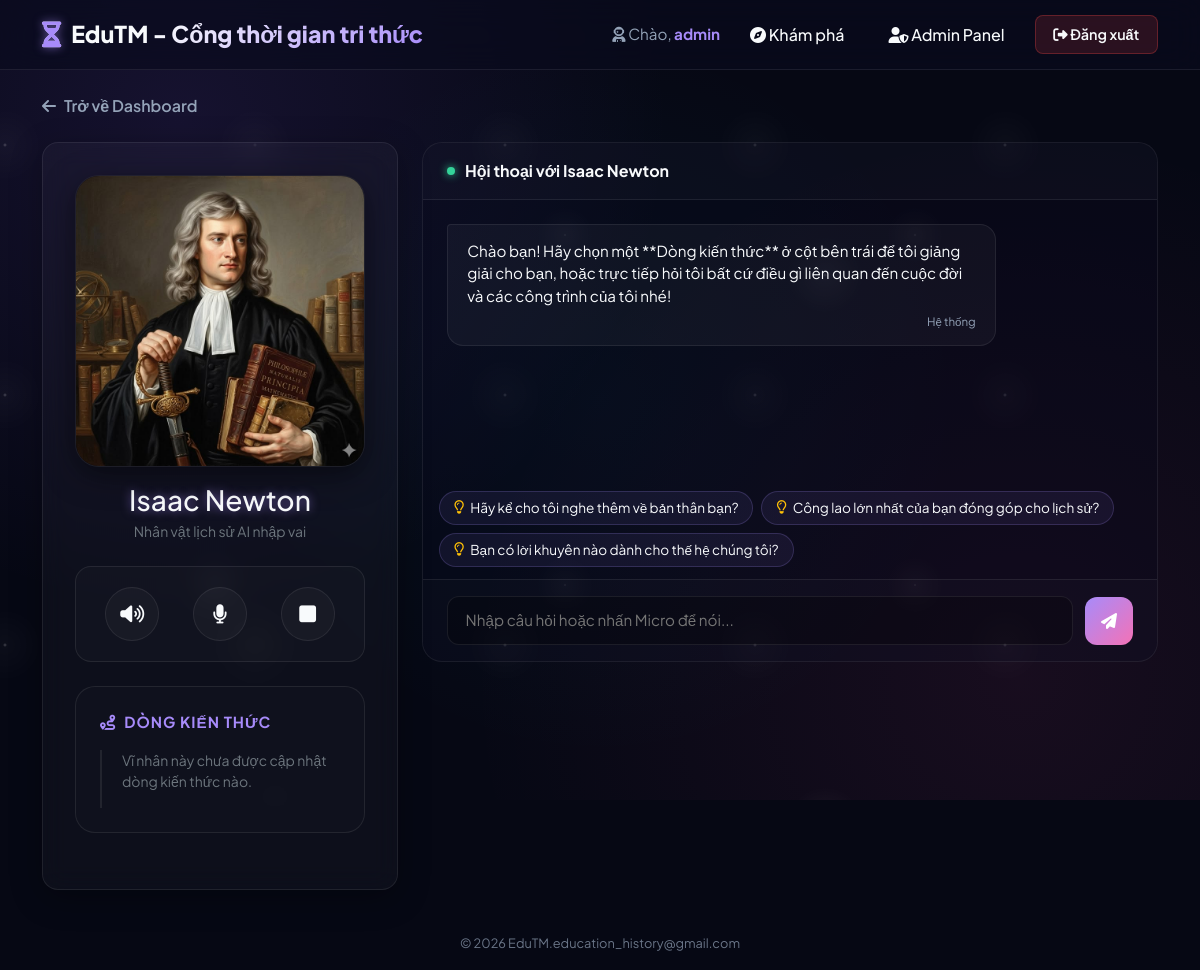
The page /chat/7 (signed in) on the database as committed earlier.
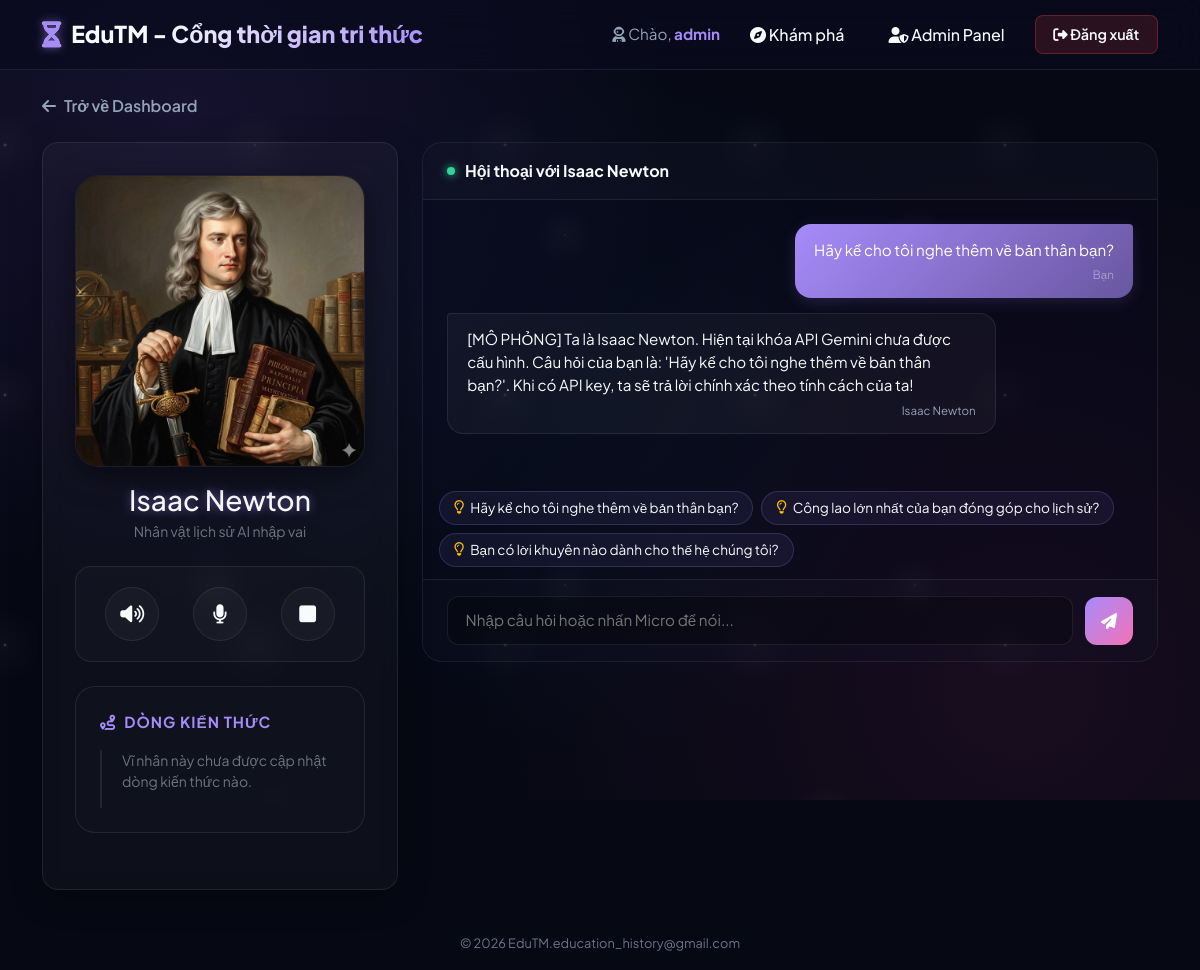
The same page on the database as committed later.
### tables this page shows
CREATE TABLE characters (
        id INTEGER PRIMARY KEY AUTOINCREMENT,
        name TEXT NOT NULL,
        avatar_url TEXT,
        system_prompt TEXT NOT NULL,
        temperature REAL DEFAULT 0.7
    );

CREATE TABLE chat_history (
        id INTEGER PRIMARY KEY AUTOINCREMENT,
        user_id INTEGER NOT NULL,
        character_id INTEGER NOT NULL,
        sender TEXT NOT NULL,
        message TEXT NOT NULL,
        timestamp DATETIME DEFAULT CURRENT_TIMESTAMP,
        FOREIGN KEY(user_id) REFERENCES users(id) ON DELETE CASCADE,
        FOREIGN KEY(character_id) REFERENCES characters(id) ON DELETE CASCADE
    );

### app.py (the view)
@app.route('/chat/<int:char_id>')
def chat_room(char_id):
    conn = get_db_connection()
    character = conn.execute('SELECT * FROM characters WHERE id = ?', (char_id,)).fetchone()
    if not character:
        conn.close()
        flash('Nhân vật không tồn tại!', 'danger')
        return redirect(url_for('index'))
    topics = conn.execute('SELECT * FROM topics WHERE character_id = ?', (char_id,)).fetchall()
    history = conn.execute('''
        SELECT sender, message, timestamp
        FROM chat_history
        WHERE user_id = ? AND character_id = ?
        ORDER BY timestamp ASC
    ''', (session['user_id'], char_id)).fetchall()
    conn.close()
    return render_template('chat.html', character=character, topics=topics, history=history)

### app.py (called while the page is built)
def is_logged_in():
    return 'user_id' in session

@app.before_request
def require_login():
    allowed_routes = ['login', 'register', 'static']
    if request.endpoint and request.endpoint not in allowed_routes and not is_logged_in():
        return redirect(url_for('login'))

### database.py (called while the page is built)
def get_db_connection():
    conn = sqlite3.connect(DATABASE_PATH)
    conn.row_factory = sqlite3.Row
    return conn

### templates/chat.html (shortened to what this page needs)
{% extends 'base.html' %}
{% block content %}
<a href="{{ url_for('index') }}" class="back-dashboard-btn">
    <i class="fa-solid fa-arrow-left"></i> Trở về Dashboard
</a>
<div class="row chat-window g-4">
    <div class="col-lg-4">
        <div class="glass-panel text-center h-100 d-flex flex-column justify-content-between">
            <div>
                <div class="avatar-large-container mb-3 mx-auto">
                    {% if character.avatar_url %}
                        <img src="{{ character.avatar_url }}" alt="{{ character.name }}" id="characterAvatar" class="avatar-large">
                    {% else %}
                        <img src="/static/images/default_avatar.png" alt="{{ character.name }}" id="characterAvatar" class="avatar-large">
                    {% endif %}
                </div>
                <h3 class="mb-1 text-glow">{{ character.name }}</h3>
                <p class="text-secondary small">Nhân vật lịch sử AI nhập vai</p>
                <div class="voice-panel mb-4">
                    <button class="voice-btn-circular" id="toggleMuteBtn" title="Bật/Tắt giọng đọc bài giảng">
                        <i class="fa-solid fa-volume-high" id="muteIcon"></i>
                    </button>
                    <button class="voice-btn-circular" id="micBtn" title="Nói chuyện qua Micro (STT)">
                        <i class="fa-solid fa-microphone" id="micIcon"></i>
                    </button>
                    <button class="voice-btn-circular" id="stopSpeechBtn" title="Dừng đọc">
                        <i class="fa-solid fa-square"></i>
                    </button>
                </div>
            </div>
            <div class="timeline-container text-start">
                <div class="timeline-title">
                    <i class="fa-solid fa-route"></i> Dòng kiến thức
                </div>
                <div class="timeline-list">
                    {% for topic in topics %}
                        <div class="timeline-item" data-topic-id="{{ topic.id }}" onclick="activateTopic(this, {{ topic.id }})">
                            {{ topic.title }}
                        </div>
                    {% else %}
                        <p class="text-secondary small">Vĩ nhân này chưa được cập nhật dòng kiến thức nào.</p>
                    {% endfor %}
                </div>
            </div>
        </div>
    </div>
    <div class="col-lg-8">
        <div class="chat-container">
            <div class="chat-messages-header">
                <span class="status-dot"></span>
                <span>Hội thoại với {{ character.name }}</span>
            </div>
            <div class="chat-messages-body" id="chatMessages">
                {% if not history %}
                    <div class="chat-bubble character">
                        Chào bạn! Hãy chọn một **Dòng kiến thức** ở cột bên trái để tôi giảng giải cho bạn, hoặc trực tiếp hỏi tôi bất cứ điều gì liên quan đến cuộc đời và các công trình của tôi nhé!
                        <div class="chat-bubble-meta">Hệ thống</div>
                    </div>
                {% else %}
                    {% for msg in history %}
                        <div class="chat-bubble {{ msg.sender }}">
                            {{ msg.message }}
                            <div class="chat-bubble-meta">{{ 'Bạn' if msg.sender == 'user' else character.name }}</div>
                        </div>
                    {% endfor %}
                {% endif %}
            </div>
            <div class="px-3">
                <div class="suggested-chips-container" id="suggestedChips" style="display: none;">
                </div>
            </div>
            <div class="chat-input-bar">
                <input type="text" id="chatInput" class="chat-input-field" placeholder="Nhập câu hỏi hoặc nhấn Micro để nói..." autocomplete="off">
                <button class="btn-chat-send" id="sendBtn" title="Gửi câu hỏi">
                    <i class="fa-solid fa-paper-plane"></i>
                </button>
            </div>
        </div>
    </div>
</div>
{% endblock %}

### templates/base.html (shortened to what this page needs)
<!DOCTYPE html>
<html lang="vi">
<head>
    <link rel="stylesheet" href="https://cdnjs.cloudflare.com/ajax/libs/font-awesome/6.4.0/css/all.min.css">
    <link href="https://cdn.jsdelivr.net/npm/bootstrap@5.3.0/dist/css/bootstrap.min.css" rel="stylesheet">
    <link rel="stylesheet" href="{{ url_for('static', filename='css/style.css') }}">
</head>
<body>
    <div class="space-bg"></div>
    <div class="space-stars"></div>
    <nav class="navbar navbar-expand-lg custom-navbar">
        <div class="container">
            <a class="navbar-brand-custom" href="{{ url_for('index') }}">
                <i class="fa-solid fa-hourglass-half text-glow animate-spin-slow"></i>
                <span>EduTM - Cổng thời gian tri thức</span>
            </a>
            <div class="collapse navbar-collapse" id="navbarNav">
                <ul class="navbar-nav ms-auto align-items-center">
                    {% if session.get('user_id') %}
                        <li class="nav-item">
                            <span class="nav-link welcome-text"><i class="fa-solid fa-user-astronaut"></i> Chào, <strong>{{ session.get('username') }}</strong></span>
                        </li>
                        <li class="nav-item">
                            <a class="nav-link nav-btn-glass" href="{{ url_for('index') }}"><i class="fa-solid fa-compass"></i> Khám phá</a>
                        </li>
                        {% if session.get('role') == 'admin' %}
                            <li class="nav-item">
                                <a class="nav-link nav-btn-glass text-warning" href="{{ url_for('admin_panel') }}"><i class="fa-solid fa-user-shield"></i> Admin Panel</a>
                            </li>
                        {% endif %}
                        <li class="nav-item ms-2">
                            <a class="btn btn-logout" href="{{ url_for('logout') }}"><i class="fa-solid fa-right-from-bracket"></i> Đăng xuất</a>
                        </li>
                    {% endif %}
                </ul>
            </div>
        </div>
    </nav>
    <div class="container main-container py-4">
        {% block content %}{% endblock %}
    </div>
    <footer class="footer mt-auto py-3 text-center">
        <div class="container">
            <span class="text-footer-muted">
                © 2026 EduTM.education_history@gmail.com
            </span>
        </div>
    </footer>
</body>
</html>

Rows that differ between the two databases and show on the page:
added chat_history: message "Hãy kể cho tôi nghe thêm về bản thân bạn?", sender "Bạn"
added chat_history: message "[MÔ PHỎNG] Ta là Isaac Newton. Hiện tại khóa API Gemini chưa được cấu hình. Câu hỏi của bạn là: 'Hãy kể cho tôi nghe thêm về bản thân bạn?'. Khi có API key, ta sẽ trả lời chính xác theo tính cách của ta!", sender.name "Isaac Newton"
Other text that changed with them:
text no longer shown: "Chào bạn! Hãy chọn một **Dòng kiến thức** ở cột bên trái để tôi giảng giải cho bạn, hoặc trực tiếp hỏi tôi bất cứ điều gì liên quan đến cuộc đời và các công trình của tôi nhé! Hệ thống"
